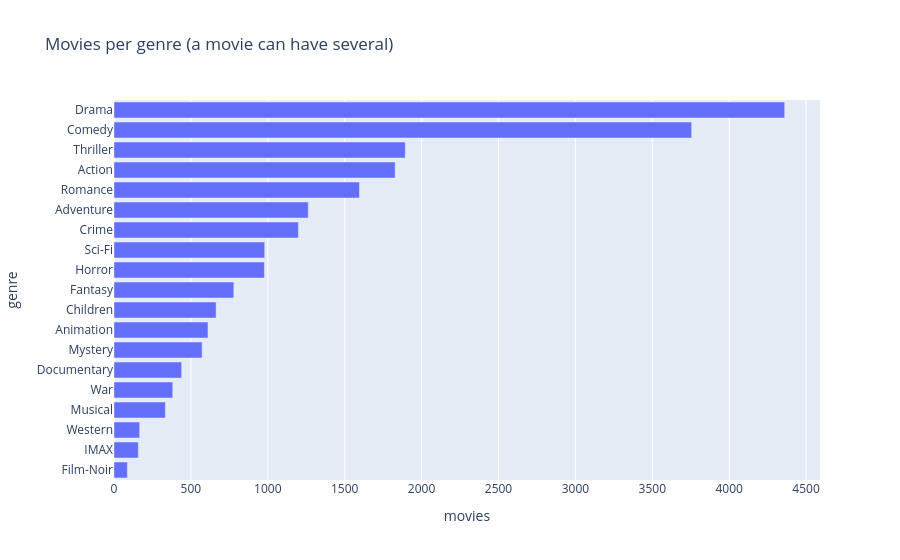
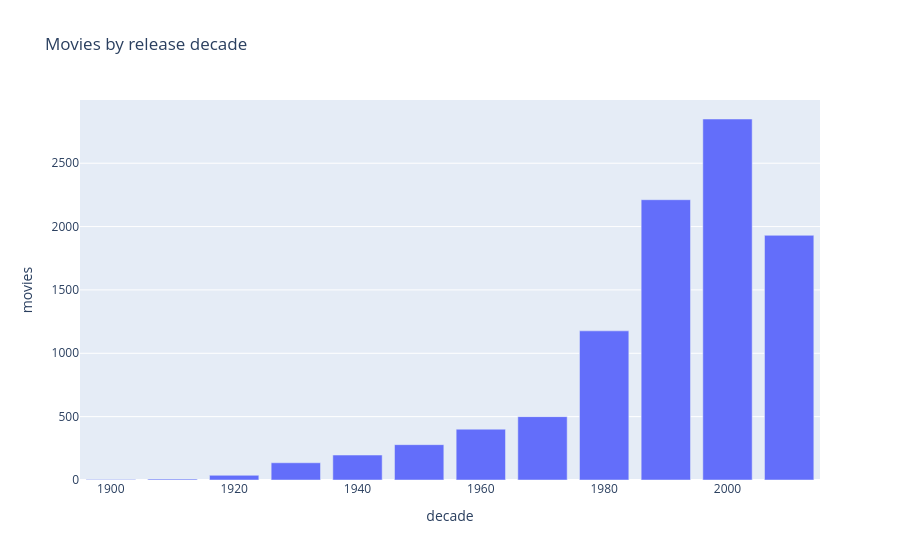

The notebook cell these images were saved under, in order:
### Markdown cell above
## 4. Genres and release years

### Code cell
hot = genres_multi_hot(movies)
genre_counts = (
    hot.sum()
    .sort_values(ascending=False)
    .rename("movies")
    .reset_index()
    .rename(columns={"index": "genre"})
)
fig = px.bar(
    genre_counts,
    x="movies",
    y="genre",
    orientation="h",
    title="Movies per genre (a movie can have several)",
)
fig.update_yaxes(autorange="reversed")
fig.show()
print(
    f"movies with no genre: {(hot.sum(axis=1) == 0).sum()}; "
    f"average genres per movie: {hot.sum(axis=1).mean():.2f}"
)
decade = (
    (movies["year"].dropna() // 10 * 10)
    .astype(int)
    .value_counts()
    .sort_index()
    .rename_axis("decade")
    .reset_index(name="movies")
)
px.bar(decade, x="decade", y="movies", title="Movies by release decade").show()
rated_genre = ratings.merge(movies[["movie_id"]], on="movie_id")
genre_ratings = (hot.reindex(rated_genre["movie_id"]).sum()).sort_values(
    ascending=False
)
print("\nshare of ratings touching each of the top 5 genres:")
print((genre_ratings.head(5) / len(ratings)).round(3).to_string())

### Figure 1 — Plotly figure (JSON) as saved in the notebook; plotly's stock layout.template omitted (floating-point values rounded to 4 significant figures)
{"data": [{"hovertemplate": "movies=%{x}<br>genre=%{y}<extra></extra>", "legendgroup": "", "marker": {"color": "#636efa", "pattern": {"shape": ""}}, "name": "", "orientation": "h", "showlegend": false, "textposition": "auto", "type": "bar", "x": [4361, 3756, 1894, 1828, 1596, 1263, 1199, 980, 978, 779, 664, 611, 573, 440, 382, 334, 167, 158, 87], "xaxis": "x", "y": ["Drama", "Comedy", "Thriller", "Action", "Romance", "Adventure", "Crime", "Sci-Fi", "Horror", "Fantasy", "Children", "Animation", "Mystery", "Documentary", "War", "Musical", "Western", "IMAX", "Film-Noir"], "yaxis": "y"}], "layout": {"barmode": "relative", "legend": {"tracegroupgap": 0}, "title": {"text": "Movies per genre (a movie can have several)"}, "xaxis": {"anchor": "y", "domain": [0.0, 1.0], "title": {"text": "movies"}}, "yaxis": {"anchor": "x", "autorange": "reversed", "domain": [0.0, 1.0], "title": {"text": "genre"}}}}

### Figure 2 — Plotly figure (JSON) as saved in the notebook; plotly's stock layout.template omitted (floating-point values rounded to 4 significant figures)
{"data": [{"hovertemplate": "decade=%{x}<br>movies=%{y}<extra></extra>", "legendgroup": "", "marker": {"color": "#636efa", "pattern": {"shape": ""}}, "name": "", "orientation": "v", "showlegend": false, "textposition": "auto", "type": "bar", "x": [1900, 1910, 1920, 1930, 1940, 1950, 1960, 1970, 1980, 1990, 2000, 2010], "xaxis": "x", "y": [3, 7, 37, 136, 197, 279, 401, 500, 1177, 2212, 2849, 1931], "yaxis": "y"}], "layout": {"barmode": "relative", "legend": {"tracegroupgap": 0}, "title": {"text": "Movies by release decade"}, "xaxis": {"anchor": "y", "domain": [0.0, 1.0], "title": {"text": "decade"}}, "yaxis": {"anchor": "x", "domain": [0.0, 1.0], "title": {"text": "movies"}}}}
